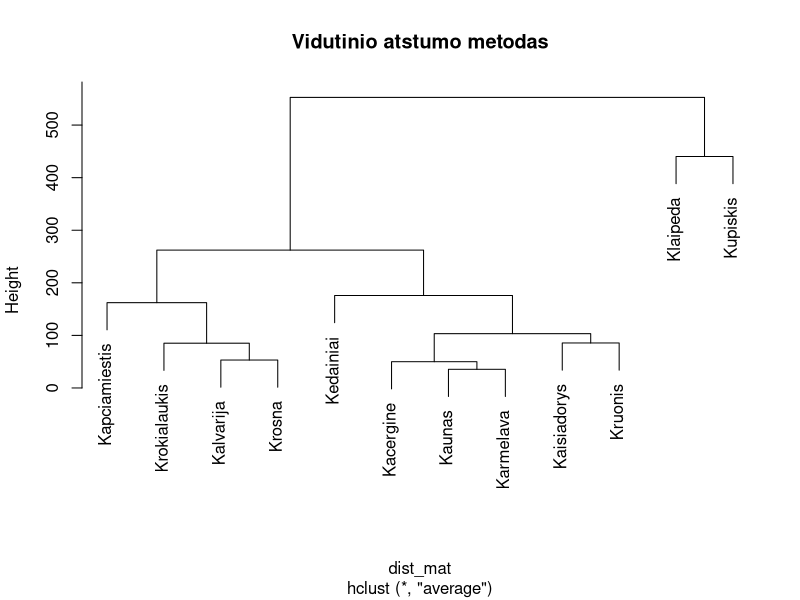
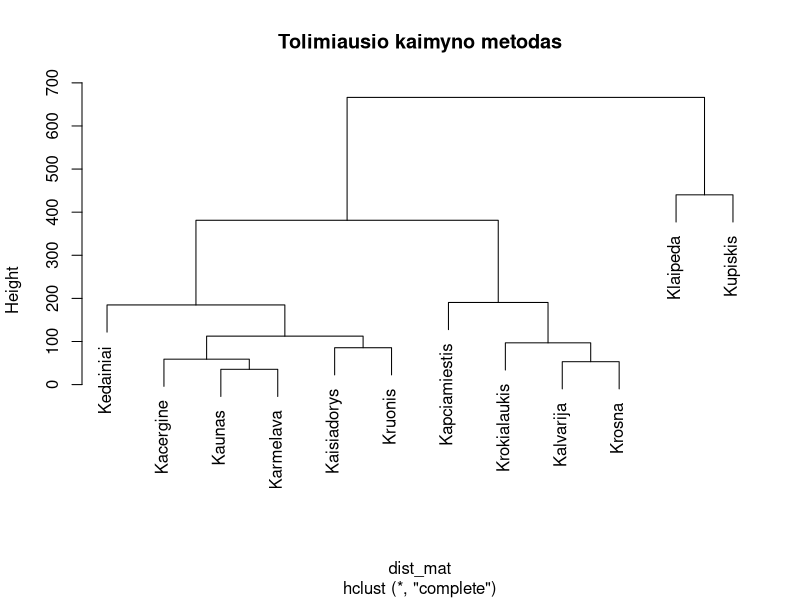
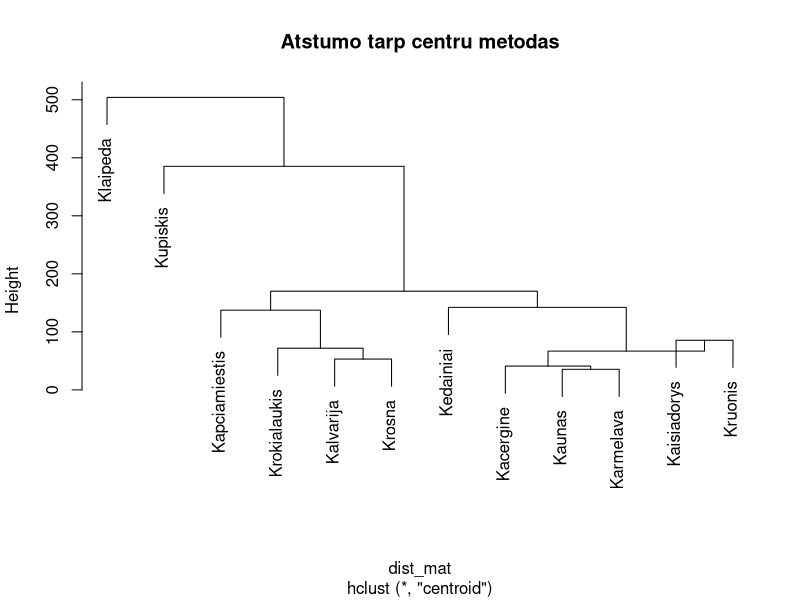
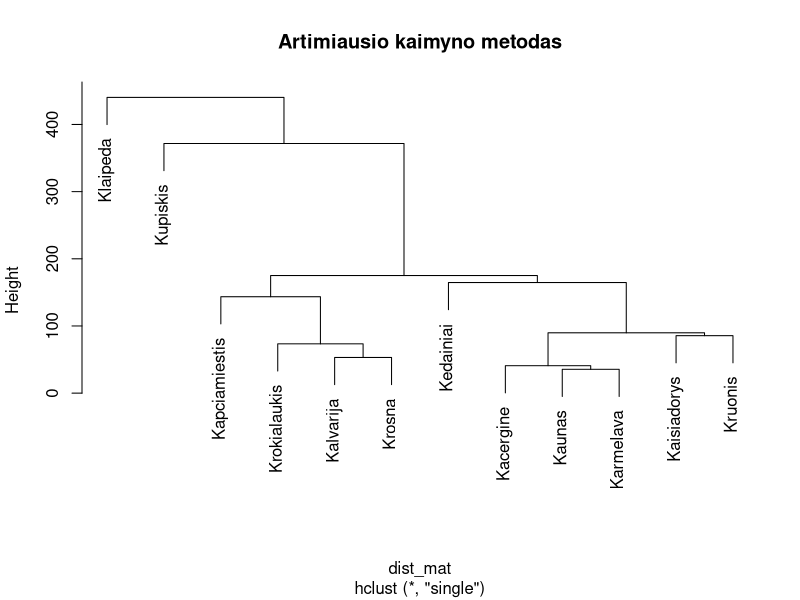
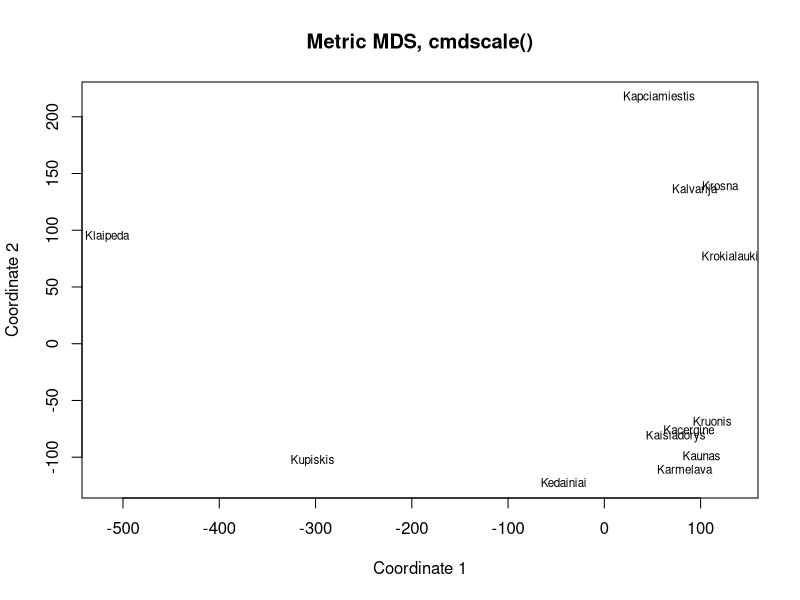
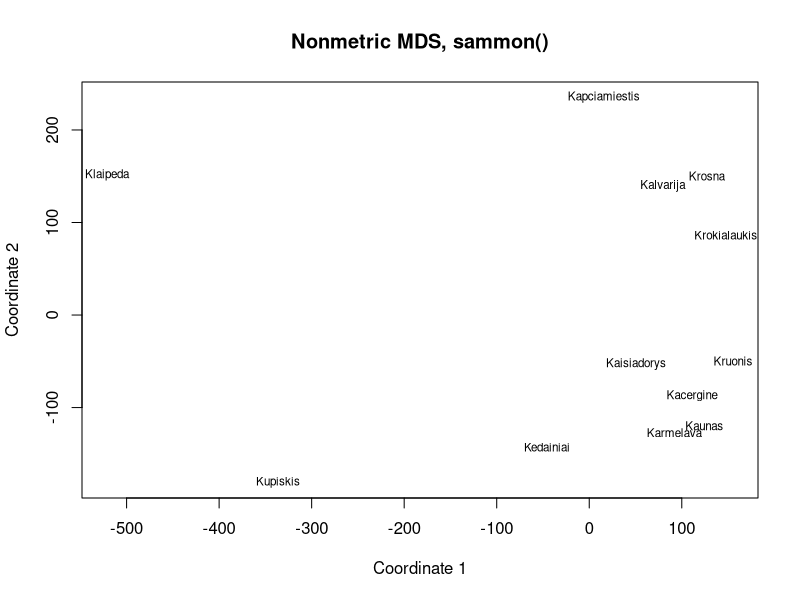
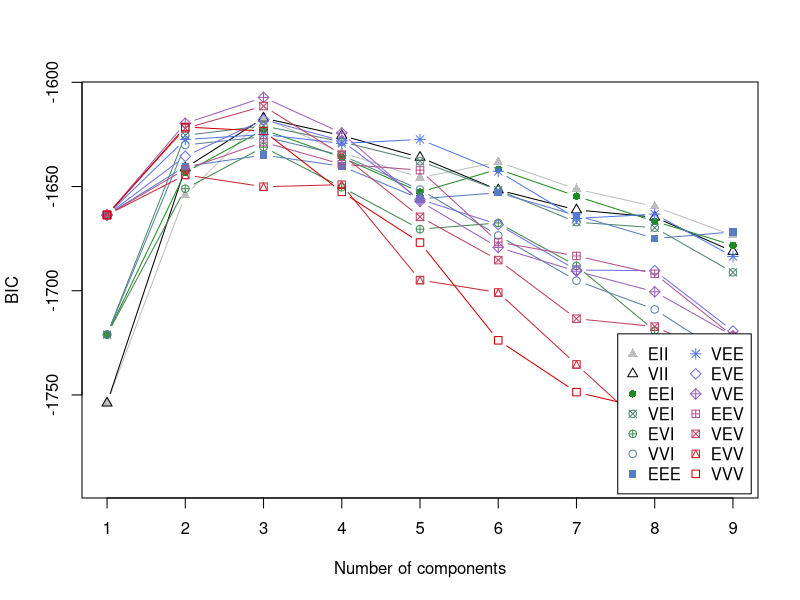
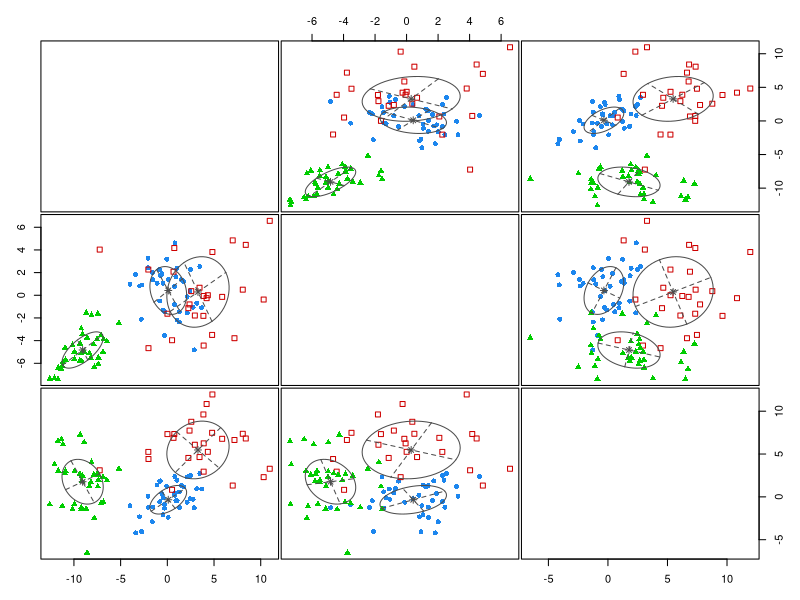

Write R code to recreate these figures, in order.
## ---- chunk 1
knitr::opts_chunk$set(echo = TRUE, warning = FALSE, message = FALSE)
## ---- chunk 2
library(openxlsx)

atstumai <- read.xlsx("atstumai.xlsx", rowNames = TRUE)

knitr::kable(atstumai)
## ---- chunk 3

dist_mat <- dist(atstumai, method = "euclidean")
hclust_average <- hclust(dist_mat, method = "average")
hclust_complete <- hclust(dist_mat, method = "complete")
hclust_centroid <- hclust(dist_mat, method = "centroid")
hclust_single <- hclust(dist_mat, method = "single")


plot(hclust_average, main = "Vidutinio atstumo metodas")
plot(hclust_complete, main = "Tolimiausio kaimyno metodas")
plot(hclust_centroid, main = "Atstumo tarp centru metodas")
plot(hclust_single, main = "Artimiausio kaimyno metodas")
## ---- chunk 4
# Metric MDS
fit <- cmdscale(dist_mat)
fit
# plot solution
plot(fit, xlab="Coordinate 1", ylab="Coordinate 2", main="Metric MDS, cmdscale()", type="n")
text(fit, labels = colnames(atstumai), cex=.7)
## ---- chunk 5
library(MASS)
# Sammon
fit <- sammon(dist_mat)
fit 
# plot solution
plot(fit$points, xlab="Coordinate 1", ylab="Coordinate 2", main="Nonmetric MDS, sammon()", type="n")
text(fit$points, labels = colnames(atstumai), cex=.7) 
## ---- chunk 6
p1 <- p2 <- p3 <- 1/3

m1 <- c(0, 0, 0)
m2 <- c(-9, -5, 1)
m3 <- c(3.99618, 0, 6.930407)

R1 <- matrix(
  c(
    3.8571, 0, -0.2162,
    0, 8.344, 0,
    -0.2162, 0, 4.8989
  ),
  nrow = 3, ncol = 3
)
R2 <- matrix(
  c(
    3.83, 2.281, 0,
    2.281, 3.55, 0,
    0, 0, 7.573
  ),
  nrow = 3, ncol = 3
)
R3 <- matrix(
  c(
    9.935, 0, 0,
    0, 7.6078, -0.3615,
    0, -0.3615, 7.7082
  ),
  nrow = 3, ncol = 3
)
## ---- chunk 7
library(mvtnorm)
library(mclust)

n1 <- sum(runif(100) < p1)
n2 <- sum(runif(100) < p1)
n3 <- 100 - n1 - n2

gauso_ad_100 <- rbind(rmvnorm(n1, m1, R1), rmvnorm(n2, m2, R2), rmvnorm(n3, m3, R3))

n1 <- sum(runif(500) < p1)
n2 <- sum(runif(500) < p1)
n3 <- 500 - n1 - n2

gauso_ad_500 <- rbind(rmvnorm(n1, m1, R1), rmvnorm(n2, m2, R2), rmvnorm(n3, m3, R3))

n1 <- sum(runif(3000) < p1)
n2 <- sum(runif(3000) < p1)
n3 <- 3000 - n1 - n2

gauso_ad_3000 <- rbind(rmvnorm(n1, m1, R1), rmvnorm(n2, m2, R2), rmvnorm(n3, m3, R3))
## ---- chunk 8
# Klasterizavimas
fit <- Mclust(gauso_ad_100)

# Rezultatai
summary(fit)
fit$parameters

plot(fit)
## ---- chunk 9
